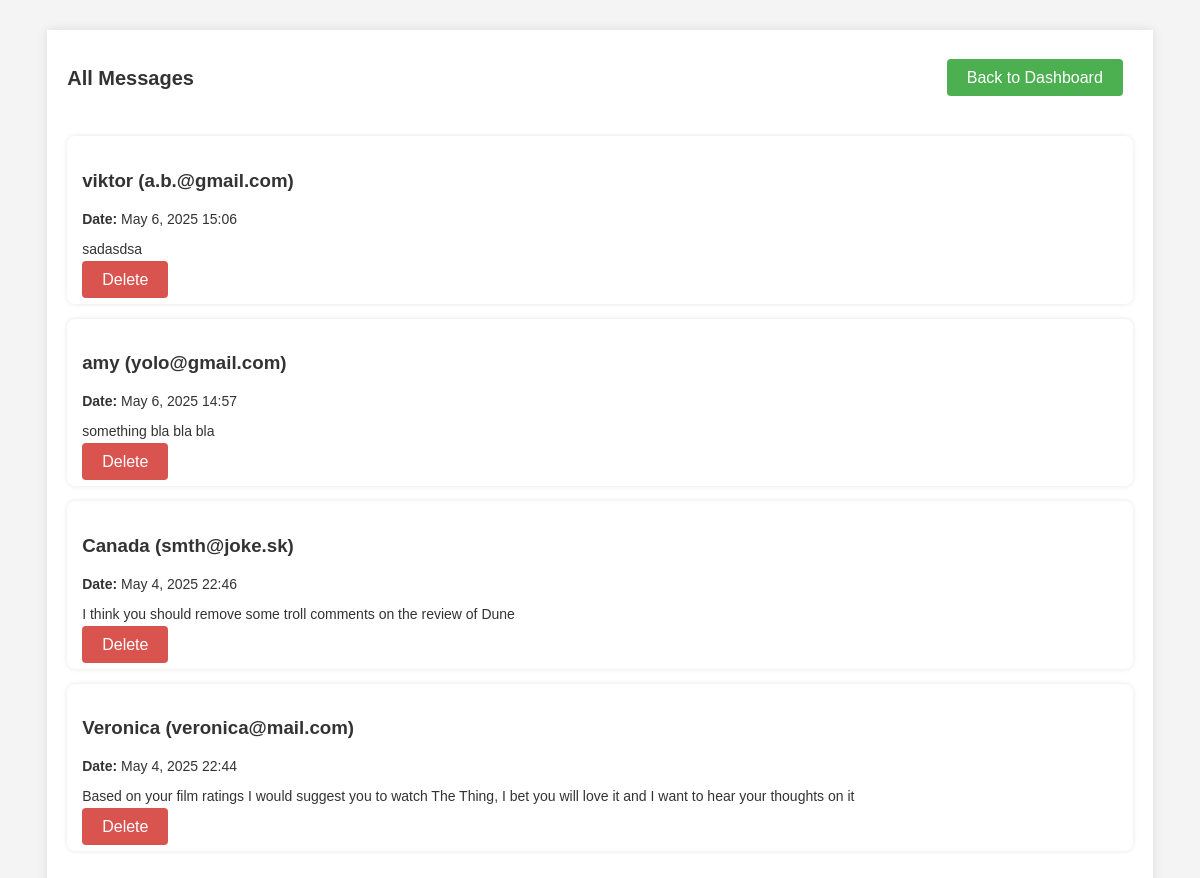
The app's page /admin_messages.php (signed in) with its own data.
### tables this page shows
CREATE TABLE `messages` (
  `id` int NOT NULL,
  `name` varchar(100) DEFAULT NULL,
  `email` varchar(100) DEFAULT NULL,
  `message` text NOT NULL,
  `created_at` datetime DEFAULT CURRENT_TIMESTAMP
);

### _inc/classes/Messages.php (called while the page is built, shortened)
<?php
    class Messages{
    private $pdo;
    public function __construct($pdo){
        $this->pdo = $pdo;
    }
    public function getAllMessages(){
        $stmt = $this->pdo->query("SELECT * FROM messages ORDER BY created_at DESC");
        return $stmt->fetchAll(PDO::FETCH_ASSOC);
    }
    }
?>

### admin_messages.php (the view, shortened to what this page needs)
<?php
include('_inc/partials/head.php');
$db = new Database();
$pdo = $db->getConnection();
$msgObj = new Messages($pdo);
$messages = $msgObj->getAllMessages();
?>
<!DOCTYPE html>
<html lang="en">
<head>
    <link rel="stylesheet" href="css/admin_style.css">
</head>
<body>
<div id="templatemo_content">
    <div class="admin_topbar">
        <h2>All Messages</h2>
        <div class="right_buttons">
            <a href="admin_main.php" class="submit_button">Back to Dashboard</a>
        </div>
    </div>
    <?php if (($messages)): ?>
        <?php foreach ($messages as $message): ?>
            <div class="post_section">
                <h3><?= htmlspecialchars($message['name']) ?> (<?= htmlspecialchars($message['email']) ?>)</h3>
                <p><strong>Date:</strong> <?= date('F j, Y H:i', strtotime($message['created_at'])) ?></p>
                <p><?= nl2br(htmlspecialchars($message['message'])) ?></p>
                <a href="?delete_id=<?= $message['id'] ?>" class="submit_button logout_button">Delete</a>
            </div>
        <?php endforeach; ?>
    <?php else: ?>
        <p>No messages found.</p>
    <?php endif; ?>
</div>
</body>
</html>

### css/admin_style.css (style rules this page uses)
body { font-family: Arial, sans-serif; background-color: #f4f4f4; color: #333; }
#templatemo_content { width: 90%; margin: 30px auto; background-color: #fff; padding: 20px; box-shadow: 0 0 10px rgba(0, 0, 0, 0.1); }
.submit_button { background-color: #4CAF50; color: white; padding: 10px 20px; text-decoration: none; border-radius: 4px; }
.post_section { background-color: #fff; padding: 15px; margin-bottom: 15px; border-radius: 8px; box-shadow: 0 0 5px rgba(0, 0, 0, 0.1); }
h2 { font-size: 20px; color: #333; }
p { font-size: 14px; }
.admin_topbar { display: flex; justify-content: space-between; align-items: center; margin-bottom: 30px; }
.left_buttons a, .right_buttons a { margin-right: 10px; }
.right_buttons { margin-left: auto; }
.logout_button { background-color: #d9534f; }

### records on screen
messages: name "viktor", email "a.b.@gmail.com", created_at "May 6, 2025 15:06", message "sadasdsa"
messages: name "amy", email "yolo@gmail.com", created_at "May 6, 2025 14:57", message "something bla bla bla"
messages: name "Canada", email "smth@joke.sk", created_at "May 4, 2025 22:46", message "I think you should remove some troll comments on the review of Dune"
messages: name "Veronica", email "veronica@mail.com", created_at "May 4, 2025 22:44", message "Based on your film ratings I would suggest you to watch The Thing, I bet you will love it and I want to hear your thoughts on it"
